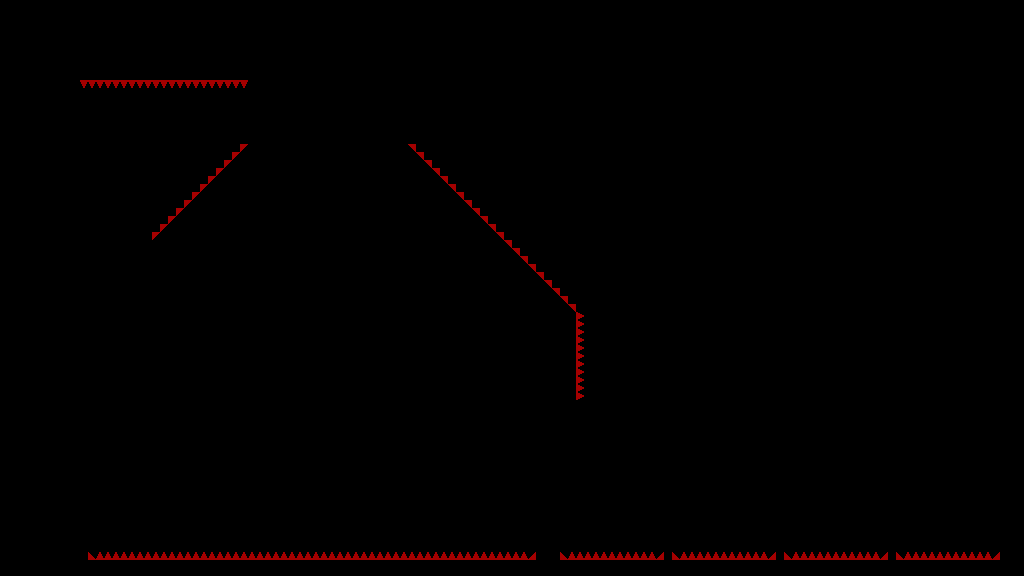

A level layout from a 2D game, rendered from its tile map. Below: a short description, then the map file with tile-grid data replaced by summaries:
An orthogonal 128x72 tile map with 8x8 px tiles, 1 tile layer (T_Spikes) and 61 objects.

<map version="1.4" tiledversion="1.4.3" orientation="orthogonal" renderorder="right-down" width="128" height="72" tilewidth="8" tileheight="8" infinite="0" nextlayerid="7" nextobjectid="579">
 <tileset firstgid="1" source="../../../Sprites/Tiles/DEV/flat/T_spr_nv_flat_0.tsx" />
 <layer id="1" name="T_Spikes" width="128" height="72">
  <data>[9216 cells, 173 non-empty, 2 distinct tile ids]</data>
 </layer>
 <objectgroup id="2" name="C_Solid">
  <object id="511" x="0" y="384" width="152" height="16" />
  <object id="512" x="152" y="240" width="96" height="160" />
  <object id="513" x="152" y="240">
   <polygon points="0,0 96,-96 96,0" />
  </object>
  <object id="518" x="248" y="136" width="160" height="264" />
  <object id="520" x="80" y="0" width="168" height="80" />
  <object id="521" x="0" y="0" width="80" height="320" />
  <object id="523" x="248" y="80">
   <polygon points="0,0 64,-64 0,-64" />
  </object>
  <object id="524" x="248" y="0" width="776" height="16" />
  <object id="525" x="0" y="320" width="16" height="64" />
  <object id="527" x="408" y="144">
   <polygon points="0,0 168,168 0,168" />
  </object>
  <object id="528" x="408" y="312" width="168" height="88" />
  <object id="529" x="240" y="136" width="8" height="8" />
  <object id="530" x="408" y="136" width="8" height="8" />
  <object id="532" x="472" y="16">
   <polygon points="0,0 128,128 256,0" />
  </object>
  <object id="534" x="640" y="184">
   <polygon points="0,0 128,-128 128,0" />
  </object>
  <object id="535" x="768" y="56" width="152" height="16" />
  <object id="536" x="0" y="560" width="1000" height="16" />
  <object id="538" x="1008" y="16" width="16" height="80" />
  <object id="539" x="944" y="96">
   <polygon points="0,0 64,-64 64,0" />
  </object>
  <object id="540" x="960" y="96" width="64" height="88" />
  <object id="541" x="536" y="528" width="24" height="32" />
  <object id="544" x="1000" y="184" width="24" height="392" />
  <object id="545" x="776" y="448" width="8" height="112" />
  <object id="546" x="888" y="448" width="8" height="112" />
  <object id="547" x="0" y="400" width="16" height="160" />
  <object id="548" x="16" y="528" width="72" height="32" />
  <object id="549" x="816" y="96" width="144" height="16" />
  <object id="550" x="920" y="56">
   <polygon points="0,0 16,0 0,16" />
  </object>
  <object id="551" x="768" y="72" width="16" height="112" />
  <object id="553" x="784" y="72">
   <polygon points="0,0 24,0 0,24" />
  </object>
  <object id="554" x="784" y="128" width="152" height="56" />
  <object id="555" x="784" y="104">
   <polygon points="0,0 24,24 0,24" />
  </object>
  <object id="556" x="816" y="96">
   <polygon points="0,0 -8,8 0,8" />
  </object>
  <object id="557" x="808" y="104">
   <polygon points="0,0 8,0 8,8" />
  </object>
  <object id="567" x="936" y="136" width="8" height="48" />
  <object id="568" x="936" y="128">
   <polygon points="0,0 8,8 0,8" />
  </object>
  <object id="569" x="944" y="112">
   <polygon points="0,0 16,16 16,0" />
  </object>
  <object id="570" x="664" y="448" width="8" height="112" />
 </objectgroup>
 <objectgroup id="6" name="C_Spikes" visible="0">
  <object id="565" x="576" y="312">
   <polygon points="0,0 0,-4 -164,-168 -168,-168" />
  </object>
 </objectgroup>
 <objectgroup id="5" name="DEV" visible="0">
  <object id="185" x="752" y="88">
   <polygon points="0,0 24,24 0,24" />
  </object>
  <object id="186" x="824" y="120">
   <polygon points="0,0 24,-24 24,0" />
  </object>
  <object id="187" x="856" y="112">
   <polygon points="0,0 48,0 0,48" />
  </object>
  <object id="188" x="848" y="48">
   <polygon points="0,0 0,48 -48,0" />
  </object>
  <object id="189" x="872" y="184">
   <polygon points="0,0 32,-32 32,0" />
  </object>
  <object id="190" x="712" y="96">
   <polygon points="0,0 24,-24 24,0" />
  </object>
  <object id="191" x="768" y="48">
   <polygon points="0,0 24,24 0,24" />
  </object>
  <object id="192" x="656" y="48">
   <polygon points="0,0 24,24 0,24" />
  </object>
  <object id="193" x="880" y="64">
   <polygon points="0,0 0,24 -24,0" />
  </object>
  <object id="194" x="696" y="48">
   <polygon points="0,0 24,0 0,24" />
  </object>
  <object id="195" x="800" y="112">
   <polygon points="0,0 8,8 0,8" />
  </object>
  <object id="196" x="832" y="144">
   <polygon points="0,0 8,0 0,8" />
  </object>
  <object id="197" x="736" y="48">
   <polygon points="0,0 8,0 0,8" />
  </object>
 </objectgroup>
 <objectgroup id="3" name="C_Balls">
  <object id="514" x="112" y="304" width="8" height="8" />
  <object id="519" x="32" y="368" width="8" height="8" />
  <object id="526" x="280" y="120" width="8" height="8" />
 </objectgroup>
 <objectgroup id="4" name="C_Orbs">
  <object id="515" x="112" y="284" width="8" height="8" />
  <object id="516" x="112" y="268" width="8" height="8" />
  <object id="574" x="948" y="172" width="8" height="8" />
  <object id="575" x="948" y="156" width="8" height="8" />
  <object id="576" x="948" y="140" width="8" height="8" />
  <object id="577" x="112" y="252" width="8" height="8" />
 </objectgroup>
</map>
